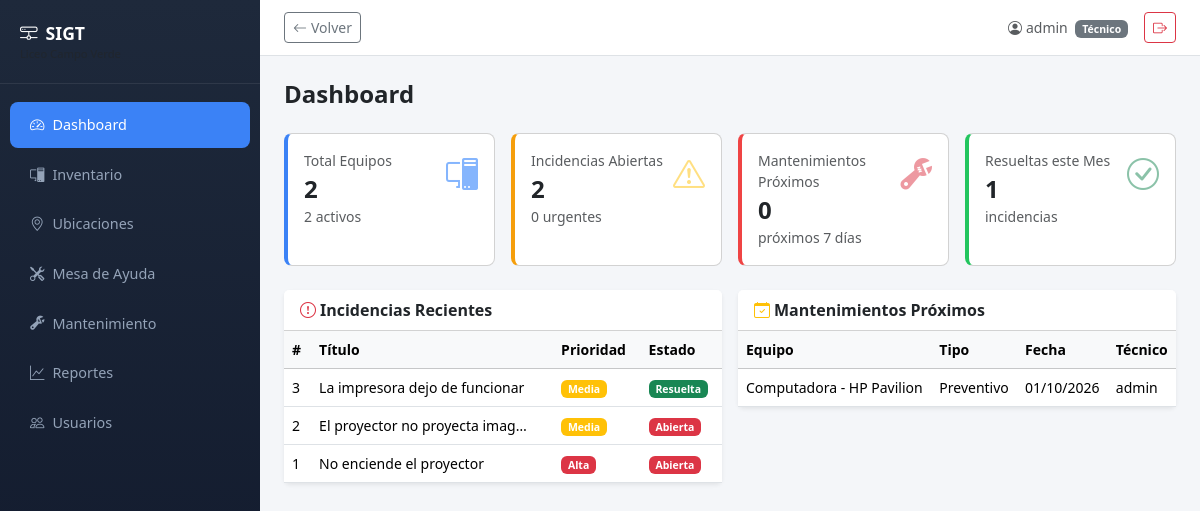
Page / (signed in) on the earlier database version.
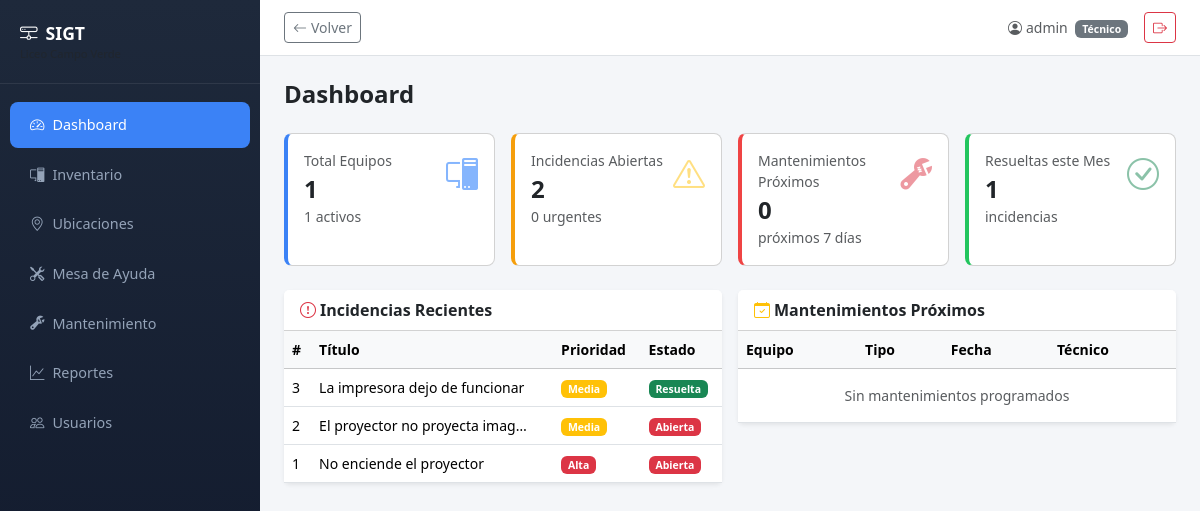
Same page on the later database version.
### mesa_ayuda/models.py (models this page shows, shortened)
class Incidencia(models.Model):
    PRIORIDAD_CHOICES = [
        ('baja', 'Baja'),
        ('media', 'Media'),
        ('alta', 'Alta'),
        ('urgente', 'Urgente'),
    ]
    ESTADO_CHOICES = [
        ('abierta', 'Abierta'),
        ('en_proceso', 'En Proceso'),
        ('resuelta', 'Resuelta'),
        ('cerrada', 'Cerrada'),
    ]
    titulo = models.CharField(max_length=200)
    descripcion = models.TextField()
    nombre_reportero = models.CharField(max_length=150, blank=True, help_text='Nombre de quien reporta (si no es usuario del sistema)')
    area = models.CharField(max_length=100, blank=True, help_text='Salón / área donde ocurrió la falla')
    contacto = models.CharField(max_length=100, blank=True, help_text='Email o teléfono de contacto del reportero')
    equipo = models.ForeignKey(
        'inventario.Equipo', on_delete=models.SET_NULL,
        null=True, blank=True, related_name='incidencias'
    )
    prioridad = models.CharField(max_length=10, choices=PRIORIDAD_CHOICES, default='media')
    estado = models.CharField(max_length=15, choices=ESTADO_CHOICES, default='abierta')
    tecnico_asignado = models.ForeignKey(
        settings.AUTH_USER_MODEL, on_delete=models.SET_NULL,
        null=True, blank=True, related_name='incidencias_asignadas'
    )
    creado_por = models.ForeignKey(
        settings.AUTH_USER_MODEL, on_delete=models.SET_NULL,
        null=True, related_name='incidencias_creadas'
    )
    fecha_creacion = models.DateTimeField(auto_now_add=True)
    fecha_resolucion = models.DateTimeField(null=True, blank=True)
    class Meta:
        ordering = ['-fecha_creacion']
        permissions = [
            ('puede_cerrar_incidencia', 'Puede cerrar incidencias'),
        ]
    @property
    def prioridad_color(self):
        return {'baja': 'info', 'media': 'warning', 'alta': 'danger', 'urgente': 'dark'}.get(self.prioridad, 'secondary')
    @property
    def estado_color(self):
        return {
            'abierta': 'danger', 'en_proceso': 'warning',
            'resuelta': 'success', 'cerrada': 'secondary'
        }.get(self.estado, 'secondary')

### mantenimiento/models.py (models this page shows, shortened)
class Mantenimiento(models.Model):
    TIPO_CHOICES = [
        ('preventivo', 'Preventivo'),
        ('correctivo', 'Correctivo'),
    ]
    ESTADO_CHOICES = [
        ('programado', 'Programado'),
        ('en_proceso', 'En Proceso'),
        ('completado', 'Completado'),
        ('cancelado', 'Cancelado'),
    ]
    equipo = models.ForeignKey(
        'inventario.Equipo', on_delete=models.CASCADE, related_name='mantenimientos'
    )
    tipo = models.CharField(max_length=15, choices=TIPO_CHOICES)
    fecha_programada = models.DateField()
    fecha_realizada = models.DateField(null=True, blank=True)
    tecnico = models.ForeignKey(
        settings.AUTH_USER_MODEL, on_delete=models.SET_NULL,
        null=True, related_name='mantenimientos_asignados'
    )
    observaciones = models.TextField(blank=True)
    estado = models.CharField(max_length=15, choices=ESTADO_CHOICES, default='programado')
    historial = models.TextField(blank=True, help_text='Registro de pasos realizados')
    class Meta:
        ordering = ['fecha_programada']
        permissions = [
            ('puede_programar_mantenimiento', 'Puede programar mantenimientos'),
        ]

### inventario/models.py (models this page shows)
class Equipo(models.Model):
    TIPO_CHOICES = [
        ('computadora', 'Computadora'),
        ('laptop', 'Laptop'),
        ('proyector', 'Proyector'),
        ('impresora', 'Impresora'),
        ('access_point', 'Access Point'),
        ('switch', 'Switch'),
        ('otro', 'Otro (especificar)'),
    ]
    ESTADO_CHOICES = [
        ('activo', 'Activo'),
        ('mantenimiento', 'En Mantenimiento'),
        ('baja', 'Dado de Baja'),
    ]
    tipo = models.CharField(max_length=20, choices=TIPO_CHOICES)
    tipo_otro = models.CharField(
        max_length=100, blank=True,
        help_text='Especifique el tipo si seleccionó "Otro"'
    )
    aula = models.CharField(
        max_length=10, blank=True,
        help_text='Aula dentro de la ubicación. Ej: 01, 05, 13'
    )
    procesador = models.CharField(max_length=100, blank=True, verbose_name='Procesador')
    ram = models.CharField(max_length=50, blank=True, verbose_name='Memoria RAM')
    so = models.CharField(max_length=100, blank=True, verbose_name='Sistema operativo')
    almacenamiento = models.CharField(max_length=50, blank=True, verbose_name='Almacenamiento')
    valor = models.DecimalField(
        max_digits=12, decimal_places=2, null=True, blank=True,
        verbose_name='Valor ($)',
        help_text='Valor económico del equipo (no obligatorio)'
    )
    marca = models.CharField(max_length=100)
    modelo = models.CharField(max_length=100)
    numero_serie = models.CharField(max_length=100, unique=True)
    direccion_ip = models.GenericIPAddressField(blank=True, null=True)
    ubicacion = models.ForeignKey(Ubicacion, on_delete=models.PROTECT, related_name='equipos')
    responsable = models.CharField(max_length=150, blank=True)
    estado = models.CharField(max_length=20, choices=ESTADO_CHOICES, default='activo')
    fecha_registro = models.DateField(auto_now_add=True)
    observaciones = models.TextField(blank=True)
    historical = HistoricalRecords()
    class Meta:
        ordering = ['-fecha_registro']
        permissions = [
            ('puede_asignar_equipo', 'Puede asignar equipo a responsable'),
        ]
    def __str__(self):
        return f'{self.tipo_display} - {self.marca} {self.modelo}'
    @property
    def tipo_display(self):
        if self.tipo == 'otro' and self.tipo_otro:
            return self.tipo_otro
        return self.get_tipo_display()

### usuarios/models.py (models this page shows, shortened)
class User(AbstractUser):
    ROL_CHOICES = [
        ('admin', 'Administrador'),
        ('tecnico', 'Técnico'),
    ]
    rol = models.CharField(max_length=10, choices=ROL_CHOICES, default='tecnico')
    telefono = models.CharField(max_length=20, blank=True)
    class Meta:
        verbose_name = 'usuario'
        verbose_name_plural = 'usuarios'

### sigt/urls.py (the view)
# urls.py: path('', views.ReportesDashboardView.as_view(), name='dashboard'),
@login_required
def dashboard(request):
    from inventario.models import Equipo
    from mesa_ayuda.models import Incidencia
    from mantenimiento.models import Mantenimiento
    hoy = timezone.now().date()
    total_equipos = Equipo.objects.count()
    equipos_activos = Equipo.objects.filter(estado='activo').count()
    incidencias_abiertas = Incidencia.objects.filter(estado__in=['abierta', 'en_proceso']).count()
    incidencias_urgentes = Incidencia.objects.filter(estado__in=['abierta', 'en_proceso'], prioridad='urgente').count()
    incidencias_resueltas_mes = Incidencia.objects.filter(
        estado__in=['resuelta', 'cerrada'],
        fecha_resolucion__month=hoy.month,
        fecha_resolucion__year=hoy.year
    ).count()
    mantenimientos_proximos = Mantenimiento.objects.filter(
        estado='programado',
        fecha_programada__range=[hoy, hoy + timedelta(days=7)]
    ).count()
    incidencias_recientes = Incidencia.objects.select_related('equipo', 'tecnico_asignado').order_by('-fecha_creacion')[:5]
    mantenimientos_lista = Mantenimiento.objects.select_related('equipo', 'tecnico').filter(
        estado='programado', fecha_programada__gte=hoy
    ).order_by('fecha_programada')[:5]
    context = {
        'total_equipos': total_equipos,
        'equipos_activos': equipos_activos,
        'incidencias_abiertas': incidencias_abiertas,
        'incidencias_urgentes': incidencias_urgentes,
        'incidencias_resueltas_mes': incidencias_resueltas_mes,
        'mantenimientos_proximos': mantenimientos_proximos,
        'incidencias_recientes': incidencias_recientes,
        'mantenimientos_lista': mantenimientos_lista,
    }
    return render(request, 'dashboard.html', context)

### templates/dashboard.html (shortened to what the changed rows need)
{% extends "base.html" %}
{% block content %}
<div class="row g-3 mb-4">
    <div class="col-md-3">
        <div class="card kpi-card blue h-100">
            <div class="card-body">
                <div class="d-flex justify-content-between">
                    <div>
                        <div class="text-muted small mb-1">Total Equipos</div>
                        <h4 class="fw-bold mb-0">{{ total_equipos }}</h4>
                    </div>
                    <i class="bi bi-pc-display text-primary opacity-50" style="font-size:2rem;"></i>
                </div>
                <small class="text-muted">{{ equipos_activos }} activos</small>
            </div>
        </div>
    </div>
</div>
<div class="row g-3">
    <div class="col-md-6">
        <div class="card border-0 shadow-sm">
            <div class="card-body p-0">
                <div class="table-responsive">
                    <table class="table table-hover mb-0 small">
                        <thead class="table-light">
                            <tr><th>#</th><th>Título</th><th>Prioridad</th><th>Estado</th></tr>
                        </thead>
                        <tbody>
                            {% for inc in incidencias_recientes %}
                            <tr>
                                <td>{{ inc.pk }}</td>
                                <td>{{ inc.titulo|truncatechars:30 }}</td>
                                <td><span class="badge bg-{{ inc.prioridad_color }}">{{ inc.get_prioridad_display }}</span></td>
                                <td><span class="badge bg-{{ inc.estado_color }}">{{ inc.get_estado_display }}</span></td>
                            </tr>
                            {% empty %}
                            <tr><td colspan="4" class="text-center text-muted py-3">Sin incidencias registradas</td></tr>
                            {% endfor %}
                        </tbody>
                    </table>
                </div>
            </div>
        </div>
    </div>
    <div class="col-md-6">
        <div class="card border-0 shadow-sm">
            <div class="card-body p-0">
                <div class="table-responsive">
                    <table class="table table-hover mb-0 small">
                        <thead class="table-light">
                            <tr><th>Equipo</th><th>Tipo</th><th>Fecha</th><th>Técnico</th></tr>
                        </thead>
                        <tbody>
                            {% for m in mantenimientos_lista %}
                            <tr>
                                <td>{{ m.equipo }}</td>
                                <td>{{ m.get_tipo_display }}</td>
                                <td>{{ m.fecha_programada|date:"d/m/Y" }}</td>
                                <td>{% if m.tecnico %}{{ m.tecnico.get_full_name|default:m.tecnico.username }}{% else %}—{% endif %}</td>
                            </tr>
                            {% empty %}
                            <tr><td colspan="4" class="text-center text-muted py-3">Sin mantenimientos programados</td></tr>
                            {% endfor %}
                        </tbody>
                    </table>
                </div>
            </div>
        </div>
    </div>
</div>
{% endblock %}

### templates/base.html (shortened to what this page needs)
{% load static %}
<!DOCTYPE html>
<html lang="es" data-bs-theme="light">
<head>
    <link href="https://cdn.jsdelivr.net/npm/bootstrap@5.3.3/dist/css/bootstrap.min.css" rel="stylesheet">
    <link href="https://cdn.jsdelivr.net/npm/bootstrap-icons@1.11.3/font/bootstrap-icons.min.css" rel="stylesheet">
</head>
<body>
    <aside class="sidebar" id="sidebar">
        <div class="sidebar-brand">
            <i class="bi bi-hdd-network me-2"></i>SIGT
            <small class="d-block text-muted" style="font-size:0.7rem; font-weight:400;">Liceo Campo Verde</small>
        </div>
        <nav class="nav flex-column mt-3">
            {% for item in sidebar_items %}
            <a class="nav-link {% if request.path == item.url %}active{% endif %}" href="{{ item.url }}">
                <i class="bi {{ item.icon }} me-2"></i>{{ item.label }}
            </a>
            {% endfor %}
        </nav>
    </aside>
    <div class="main-content">
        <div class="topbar d-flex justify-content-between align-items-center">
            <div class="d-flex align-items-center gap-2">
                {% if user.is_authenticated %}
                <button type="button" class="btn btn-sm btn-outline-secondary" onclick="history.back()" title="Volver atrás">
                    <i class="bi bi-arrow-left me-1"></i>Volver
                </button>
                {% endif %}
            </div>
            <div class="d-flex align-items-center gap-3">
                {% if user.is_authenticated %}
                <span class="text-muted small">
                    <i class="bi bi-person-circle me-1"></i>{{ user.get_full_name|default:user.username }}
                    {% if user.rol %}<span class="badge bg-secondary ms-1">{{ user.get_rol_display }}</span>{% endif %}
                </span>
                <form method="post" action="{% url 'usuarios:logout' %}" class="d-inline">
                    <button type="submit" class="btn btn-sm btn-outline-danger">
                        <i class="bi bi-box-arrow-right"></i>
                    </button>
                </form>
                {% endif %}
            </div>
        </div>
        <div class="content-body">
            {% block content %}{% endblock %}
        </div>
    </div>
</body>
</html>

Differences in the rows shown:
removed Mantenimiento: equipo "Computadora - HP Pavilion", tipo "Preventivo", fecha_programada "01/10/2026", tecnico.get_full_name "admin"
Other differences:
{{ total_equipos }}: "2" → "1"
{{ equipos_activos }}: "2" → "1"
text now shown: "Sin mantenimientos programados"
